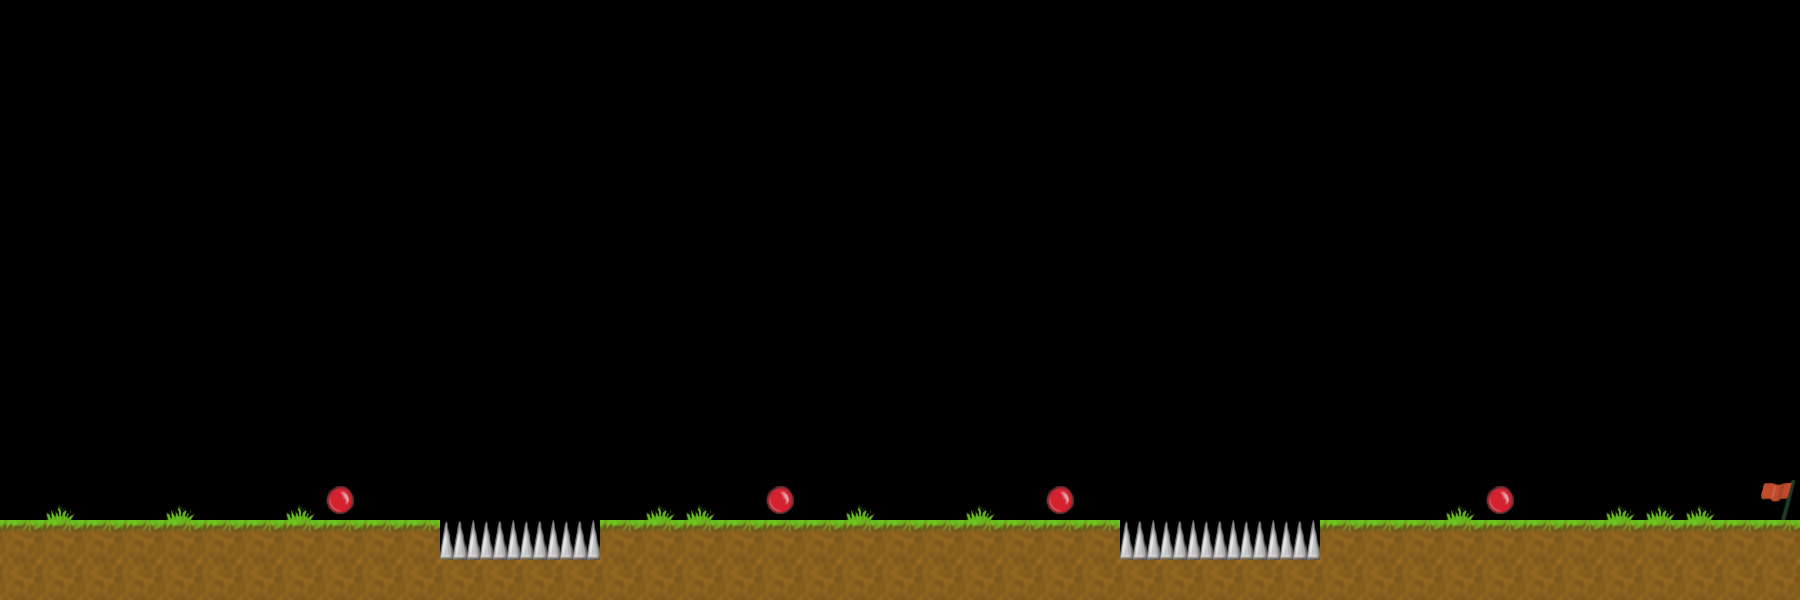

The image is a tile-based game level rendered from a .tmx file. Its description and complete source (layers, tilesets, objects, tile grids) follow:
An orthogonal 45x15 tile map with 40x40 px tiles, 2 tile layers (1, 2).

<map version="1.0" orientation="orthogonal" renderorder="right-down" width="45" height="15" tilewidth="40" tileheight="40" nextobjectid="1">
 <tileset firstgid="1" name="tiles" tilewidth="40" tileheight="40" tilecount="11" columns="10">
  <image source="../tiles.png" width="400" height="40" />
 </tileset>
 <layer name="1" width="45" height="15">
  <data encoding="csv">
0,0,0,0,0,0,0,0,0,0,0,0,0,0,0,0,0,0,0,0,0,0,0,0,0,0,0,0,0,0,0,0,0,0,0,0,0,0,0,0,0,0,0,0,0,
0,0,0,0,0,0,0,0,0,0,0,0,0,0,0,0,0,0,0,0,0,0,0,0,0,0,0,0,0,0,0,0,0,0,0,0,0,0,0,0,0,0,0,0,0,
0,0,0,0,0,0,0,0,0,0,0,0,0,0,0,0,0,0,0,0,0,0,0,0,0,0,0,0,0,0,0,0,0,0,0,0,0,0,0,0,0,0,0,0,0,
0,0,0,0,0,0,0,0,0,0,0,0,0,0,0,0,0,0,0,0,0,0,0,0,0,0,0,0,0,0,0,0,0,0,0,0,0,0,0,0,0,0,0,0,0,
0,0,0,0,0,0,0,0,0,0,0,0,0,0,0,0,0,0,0,0,0,0,0,0,0,0,0,0,0,0,0,0,0,0,0,0,0,0,0,0,0,0,0,0,0,
0,0,0,0,0,0,0,0,0,0,0,0,0,0,0,0,0,0,0,0,0,0,0,0,0,0,0,0,0,0,0,0,0,0,0,0,0,0,0,0,0,0,0,0,0,
0,0,0,0,0,0,0,0,0,0,0,0,0,0,0,0,0,0,0,0,0,0,0,0,0,0,0,0,0,0,0,0,0,0,0,0,0,0,0,0,0,0,0,0,0,
0,0,0,0,0,0,0,0,0,0,0,0,0,0,0,0,0,0,0,0,0,0,0,0,0,0,0,0,0,0,0,0,0,0,0,0,0,0,0,0,0,0,0,0,0,
0,0,0,0,0,0,0,0,0,0,0,0,0,0,0,0,0,0,0,0,0,0,0,0,0,0,0,0,0,0,0,0,0,0,0,0,0,0,0,0,0,0,0,0,0,
0,0,0,0,0,0,0,0,0,0,0,0,0,0,0,0,0,0,0,0,0,0,0,0,0,0,0,0,0,0,0,0,0,0,0,0,0,0,0,0,0,0,0,0,0,
0,0,0,0,0,0,0,0,0,0,0,0,0,0,0,0,0,0,0,0,0,0,0,0,0,0,0,0,0,0,0,0,0,0,0,0,0,0,0,0,0,0,0,0,0,
0,0,0,0,0,0,0,0,0,0,0,0,0,0,0,0,0,0,0,0,0,0,0,0,0,0,0,0,0,0,0,0,0,0,0,0,0,0,0,0,0,0,0,0,0,
0,6,0,0,6,0,0,6,0,0,0,0,0,0,0,0,6,6,0,0,0,6,0,0,6,0,0,0,0,0,0,0,0,0,0,0,6,0,0,0,6,6,6,0,0,
0,0,0,0,0,0,0,0,0,0,0,0,0,0,0,0,0,0,0,0,0,0,0,0,0,0,0,0,0,0,0,0,0,0,0,0,0,0,0,0,0,0,0,0,0,
0,0,0,0,0,0,0,0,0,0,0,0,0,0,0,0,0,0,0,0,0,0,0,0,0,0,0,0,0,0,0,0,0,0,0,0,0,0,0,0,0,0,0,0,0
</data>
 </layer>
 <layer name="2" width="45" height="15">
  <data encoding="csv">
0,0,0,0,0,0,0,0,0,0,0,0,0,0,0,0,0,0,0,0,0,0,0,0,0,0,0,0,0,0,0,0,0,0,0,0,0,0,0,0,0,0,0,0,0,
0,0,0,0,0,0,0,0,0,0,0,0,0,0,0,0,0,0,0,0,0,0,0,0,0,0,0,0,0,0,0,0,0,0,0,0,0,0,0,0,0,0,0,0,0,
0,0,0,0,0,0,0,0,0,0,0,0,0,0,0,0,0,0,0,0,0,0,0,0,0,0,0,0,0,0,0,0,0,0,0,0,0,0,0,0,0,0,0,0,0,
0,0,0,0,0,0,0,0,0,0,0,0,0,0,0,0,0,0,0,0,0,0,0,0,0,0,0,0,0,0,0,0,0,0,0,0,0,0,0,0,0,0,0,0,0,
0,0,0,0,0,0,0,0,0,0,0,0,0,0,0,0,0,0,0,0,0,0,0,0,0,0,0,0,0,0,0,0,0,0,0,0,0,0,0,0,0,0,0,0,0,
0,0,0,0,0,0,0,0,0,0,0,0,0,0,0,0,0,0,0,0,0,0,0,0,0,0,0,0,0,0,0,0,0,0,0,0,0,0,0,0,0,0,0,0,0,
0,0,0,0,0,0,0,0,0,0,0,0,0,0,0,0,0,0,0,0,0,0,0,0,0,0,0,0,0,0,0,0,0,0,0,0,0,0,0,0,0,0,0,0,0,
0,0,0,0,0,0,0,0,0,0,0,0,0,0,0,0,0,0,0,0,0,0,0,0,0,0,0,0,0,0,0,0,0,0,0,0,0,0,0,0,0,0,0,0,0,
0,0,0,0,0,0,0,0,0,0,0,0,0,0,0,0,0,0,0,0,0,0,0,0,0,0,0,0,0,0,0,0,0,0,0,0,0,0,0,0,0,0,0,0,0,
0,0,0,0,0,0,0,0,0,0,0,0,0,0,0,0,0,0,0,0,0,0,0,0,0,0,0,0,0,0,0,0,0,0,0,0,0,0,0,0,0,0,0,0,0,
0,0,0,0,0,0,0,0,0,0,0,0,0,0,0,0,0,0,0,0,0,0,0,0,0,0,0,0,0,0,0,0,0,0,0,0,0,0,0,0,0,0,0,0,0,
0,0,0,0,0,0,0,0,0,0,0,0,0,0,0,0,0,0,0,0,0,0,0,0,0,0,0,0,0,0,0,0,0,0,0,0,0,0,0,0,0,0,0,0,0,
0,0,0,0,0,0,0,0,10,0,0,0,0,0,0,0,0,0,0,10,0,0,0,0,0,0,10,0,0,0,0,0,0,0,0,0,0,10,0,0,0,0,0,0,7,
1,1,1,1,1,1,1,1,1,1,1,3,3,3,3,1,1,1,1,1,1,1,1,1,1,1,1,1,3,3,3,3,3,1,1,1,1,1,1,1,1,1,1,1,1,
2,2,2,2,2,2,2,2,2,2,2,2,2,2,2,2,2,2,2,2,2,2,2,2,2,2,2,2,2,2,2,2,2,2,2,2,2,2,2,2,2,2,2,2,2
</data>
 </layer>
</map>
